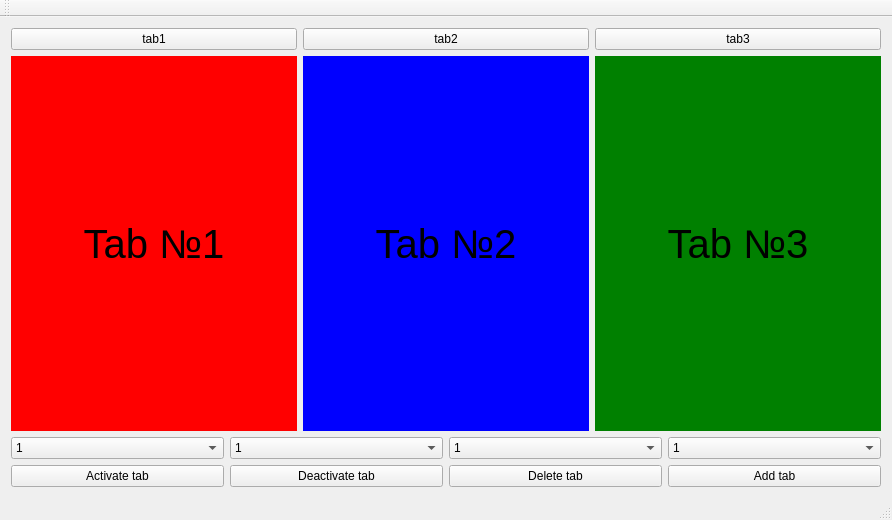
<?xml version="1.0" encoding="UTF-8"?>
<ui version="4.0">
 <class>MainWindow</class>
 <widget class="QMainWindow" name="MainWindow">
  <property name="geometry">
   <rect>
    <x>0</x>
    <y>0</y>
    <width>892</width>
    <height>520</height>
   </rect>
  </property>
  <property name="windowTitle">
   <string>MainWindow</string>
  </property>
  <widget class="QWidget" name="centralWidget">
   <layout class="QVBoxLayout" name="verticalLayout" stretch="0,1,0">
    <item>
     <layout class="QHBoxLayout" name="horizontalLayout">
      <item>
       <widget class="QPushButton" name="but1">
        <property name="text">
         <string>tab1</string>
        </property>
       </widget>
      </item>
      <item>
       <widget class="QPushButton" name="but2">
        <property name="text">
         <string>tab2</string>
        </property>
       </widget>
      </item>
      <item>
       <widget class="QPushButton" name="but3">
        <property name="text">
         <string>tab3</string>
        </property>
       </widget>
      </item>
     </layout>
    </item>
    <item>
     <layout class="QHBoxLayout" name="horizontalLayout_2">
      <item>
       <widget class="QWidget" name="tab1" native="true">
        <property name="styleSheet">
         <string notr="true">background-color:red;</string>
        </property>
        <layout class="QHBoxLayout" name="horizontalLayout_3">
         <item>
          <widget class="QLabel" name="label">
           <property name="font">
            <font>
             <pointsize>30</pointsize>
            </font>
           </property>
           <property name="text">
            <string>Tab №1</string>
           </property>
           <property name="alignment">
            <set>Qt::AlignCenter</set>
           </property>
          </widget>
         </item>
        </layout>
       </widget>
      </item>
      <item>
       <widget class="QWidget" name="tab2" native="true">
        <property name="styleSheet">
         <string notr="true">background-color:blue
</string>
        </property>
        <layout class="QHBoxLayout" name="horizontalLayout_5">
         <item>
          <widget class="QLabel" name="label_2">
           <property name="font">
            <font>
             <pointsize>30</pointsize>
            </font>
           </property>
           <property name="text">
            <string>Tab №2</string>
           </property>
           <property name="alignment">
            <set>Qt::AlignCenter</set>
           </property>
          </widget>
         </item>
        </layout>
       </widget>
      </item>
      <item>
       <widget class="QWidget" name="tab3" native="true">
        <property name="styleSheet">
         <string notr="true">background-color:green;</string>
        </property>
        <layout class="QHBoxLayout" name="horizontalLayout_4">
         <item>
          <widget class="QLabel" name="label_3">
           <property name="font">
            <font>
             <pointsize>30</pointsize>
            </font>
           </property>
           <property name="text">
            <string>Tab №3</string>
           </property>
           <property name="alignment">
            <set>Qt::AlignCenter</set>
           </property>
          </widget>
         </item>
        </layout>
       </widget>
      </item>
     </layout>
    </item>
    <item>
     <layout class="QGridLayout" name="gridLayout">
      <property name="bottomMargin">
       <number>0</number>
      </property>
      <item row="0" column="2">
       <widget class="QComboBox" name="DeleteBox">
        <item>
         <property name="text">
          <string>1</string>
         </property>
        </item>
        <item>
         <property name="text">
          <string>2</string>
         </property>
        </item>
        <item>
         <property name="text">
          <string>3</string>
         </property>
        </item>
       </widget>
      </item>
      <item row="1" column="0">
       <widget class="QPushButton" name="Activate">
        <property name="text">
         <string>Activate tab</string>
        </property>
       </widget>
      </item>
      <item row="0" column="0">
       <widget class="QComboBox" name="ActiveBox">
        <item>
         <property name="text">
          <string>1</string>
         </property>
        </item>
        <item>
         <property name="text">
          <string>2</string>
         </property>
        </item>
        <item>
         <property name="text">
          <string>3</string>
         </property>
        </item>
       </widget>
      </item>
      <item row="1" column="2">
       <widget class="QPushButton" name="Delete">
        <property name="text">
         <string>Delete tab</string>
        </property>
       </widget>
      </item>
      <item row="1" column="1">
       <widget class="QPushButton" name="Deactivate">
        <property name="text">
         <string>Deactivate tab</string>
        </property>
       </widget>
      </item>
      <item row="0" column="1">
       <widget class="QComboBox" name="DeactiveBox">
        <item>
         <property name="text">
          <string>1</string>
         </property>
        </item>
        <item>
         <property name="text">
          <string>2</string>
         </property>
        </item>
        <item>
         <property name="text">
          <string>3</string>
         </property>
        </item>
       </widget>
      </item>
      <item row="1" column="3">
       <widget class="QPushButton" name="Add">
        <property name="text">
         <string>Add tab</string>
        </property>
       </widget>
      </item>
      <item row="0" column="3">
       <widget class="QComboBox" name="AddBox">
        <item>
         <property name="text">
          <string>1</string>
         </property>
        </item>
        <item>
         <property name="text">
          <string>2</string>
         </property>
        </item>
        <item>
         <property name="text">
          <string>3</string>
         </property>
        </item>
       </widget>
      </item>
     </layout>
    </item>
   </layout>
  </widget>
  <widget class="QMenuBar" name="menuBar">
   <property name="geometry">
    <rect>
     <x>0</x>
     <y>0</y>
     <width>892</width>
     <height>21</height>
    </rect>
   </property>
  </widget>
  <widget class="QToolBar" name="mainToolBar">
   <attribute name="toolBarArea">
    <enum>TopToolBarArea</enum>
   </attribute>
   <attribute name="toolBarBreak">
    <bool>false</bool>
   </attribute>
  </widget>
  <widget class="QStatusBar" name="statusBar"/>
 </widget>
 <layoutdefault spacing="6" margin="11"/>
 <resources/>
 <connections/>
</ui>
